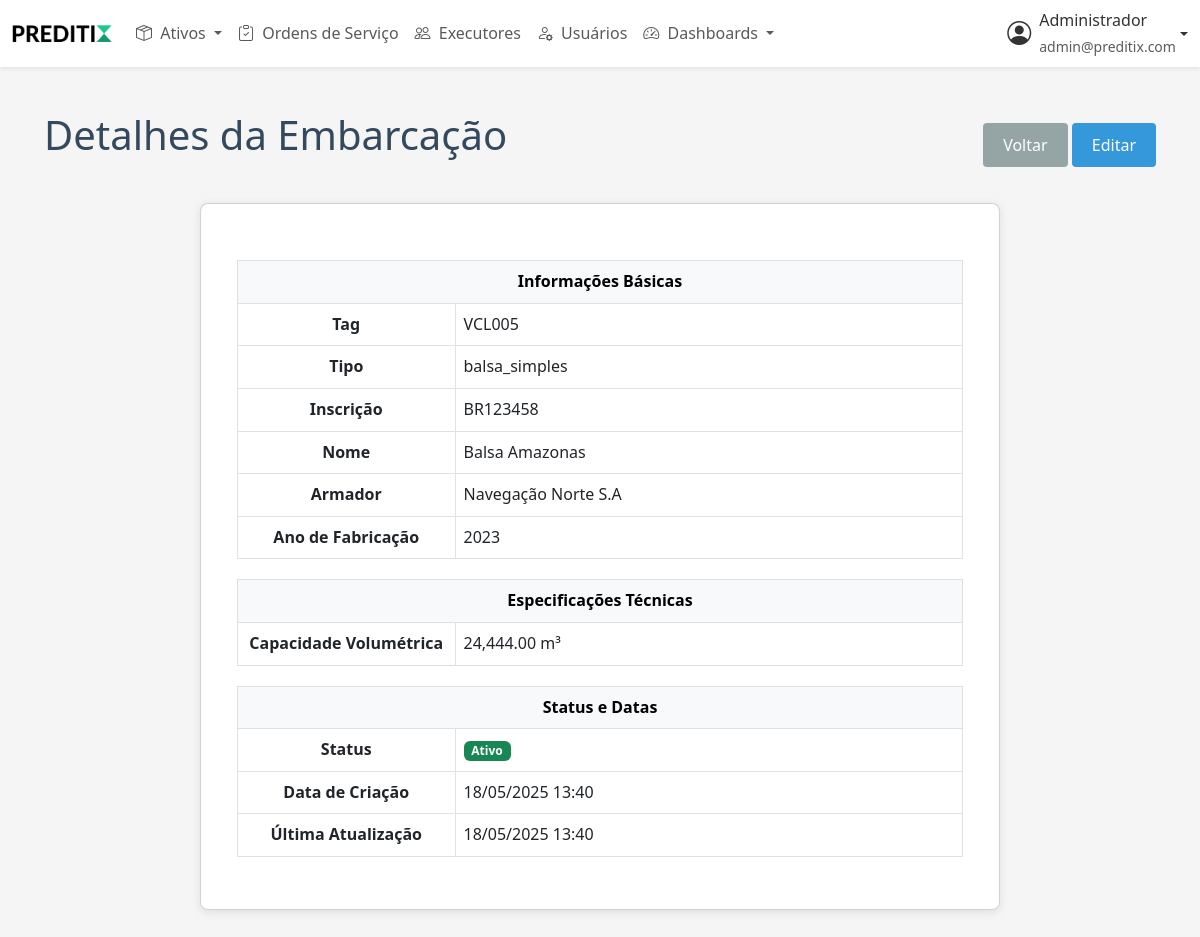
The app's page /detalhes_embarcacao.php?id=4 (signed in) with its own data.
### tables this page shows
CREATE TABLE IF NOT EXISTS `embarcacoes` (
  `id` int NOT NULL AUTO_INCREMENT,
  `tipo` enum('balsa_simples','balsa_motorizada','empurrador') NOT NULL,
  `tag` varchar(50) DEFAULT NULL,
  `inscricao` varchar(50) DEFAULT NULL,
  `nome` varchar(100) NOT NULL,
  `armador` varchar(100) DEFAULT NULL,
  `ano_fabricacao` int DEFAULT NULL,
  `capacidade_volumetrica` decimal(10,2) DEFAULT NULL,
  `foto` varchar(255) DEFAULT NULL,
  `status` enum('ativo','inativo','manutencao') DEFAULT 'ativo',
  `data_criacao` timestamp NULL DEFAULT CURRENT_TIMESTAMP,
  `data_atualizacao` timestamp NULL DEFAULT CURRENT_TIMESTAMP ON UPDATE CURRENT_TIMESTAMP,
  PRIMARY KEY (`id`),
  UNIQUE KEY `tag` (`tag`)
);

### classes/Ativo.php (called while the page is built, shortened)
<?php
require_once __DIR__ . '/Database.php';
abstract class Ativo {
    public function __construct() {
        $this->db = new Database();
    }
}

### classes/Embarcacao.php (called while the page is built, shortened)
<?php
require_once __DIR__ . '/Ativo.php';
class Embarcacao extends Ativo {
    public function buscarPorId($id) {
        $sql = "SELECT * FROM embarcacoes WHERE id = :id";
        $result = $this->db->query($sql, [':id' => $id]);
        return $result ? $result[0] : null;
    }
}

### classes/Database.php (called while the page is built, shortened)
<?php
class Database {
    private $pdo;
    public function __construct() {
        try {
            $this->pdo = new PDO(
                "mysql:host=" . DB_HOST . ";dbname=" . DB_NAME . ";charset=utf8",
                DB_USER,
                DB_PASS,
                [
                    PDO::ATTR_ERRMODE => PDO::ERRMODE_EXCEPTION,
                    PDO::ATTR_DEFAULT_FETCH_MODE => PDO::FETCH_ASSOC,
                    PDO::ATTR_EMULATE_PREPARES => false
                ]
            );
        } catch (PDOException $e) {
            error_log("Erro na conexão com o banco de dados: " . $e->getMessage());
            throw new Exception("Não foi possível conectar ao banco de dados. Por favor, tente novamente mais tarde.");
        }
    }
    public function query($sql, $params = []) {
        try {
            $stmt = $this->pdo->prepare($sql);
            $stmt->execute($params);
            $result = $stmt->fetchAll(PDO::FETCH_ASSOC);
            return is_array($result) ? $result : [];
        } catch (PDOException $e) {
            error_log("Erro na consulta SQL: " . $e->getMessage() . "\nSQL: " . $sql . "\nParâmetros: " . print_r($params, true));
            throw new Exception("Erro ao buscar dados. Por favor, tente novamente mais tarde.");
        }
    }
}

### detalhes_embarcacao.php (the view, shortened to what this page needs)
<?php
require_once 'includes/header.php';
require_once 'classes/Embarcacao.php';
$embarcacao = new Embarcacao();
$id = $_GET['id'] ?? null;
$dados = $embarcacao->buscarPorId($id);
?>
<div class="container">
    <div class="d-flex justify-content-between align-items-center mb-4">
        <h1>Detalhes da Embarcação</h1>
        <div>
            <a href="embarcacoes.php" class="btn btn-secondary">Voltar</a>
            <a href="form_embarcacao.php?id=<?php echo $id; ?>" class="btn btn-primary">Editar</a>
        </div>
    </div>
    <div class="card mx-auto" style="max-width: 800px;">
        <div class="card-body">
            <div class="row">
                <div class="col-md-12">
                    <table class="table table-bordered">
                        <thead class="table-light">
                            <tr>
                                <th colspan="2" class="text-center">Informações Básicas</th>
                            </tr>
                        </thead>
                        <tbody>
                            <tr>
                                <th class="text-center" style="width: 30%;">Tag</th>
                                <td><?php echo htmlspecialchars($dados['tag'] ?? ''); ?></td>
                            </tr>
                            <tr>
                                <th class="text-center" style="width: 30%;">Tipo</th>
                                <td>
                                    <?php echo htmlspecialchars($dados['tipo'] ?? ''); ?>
                                </td>
                            </tr>
                            <tr>
                                <th class="text-center" style="width: 30%;">Inscrição</th>
                                <td><?php echo htmlspecialchars($dados['inscricao'] ?? ''); ?></td>
                            </tr>
                            <tr>
                                <th class="text-center" style="width: 30%;">Nome</th>
                                <td><?php echo htmlspecialchars($dados['nome'] ?? ''); ?></td>
                            </tr>
                            <tr>
                                <th class="text-center" style="width: 30%;">Armador</th>
                                <td><?php echo htmlspecialchars($dados['armador'] ?? ''); ?></td>
                            </tr>
                            <tr>
                                <th class="text-center" style="width: 30%;">Ano de Fabricação</th>
                                <td><?php echo htmlspecialchars($dados['ano_fabricacao'] ?? ''); ?></td>
                            </tr>
                        </tbody>
                    </table>
                    <table class="table table-bordered">
                        <thead class="table-light">
                            <tr>
                                <th colspan="2" class="text-center">Especificações Técnicas</th>
                            </tr>
                        </thead>
                        <tbody>
                            <tr>
                                <th class="text-center" style="width: 30%;">Capacidade Volumétrica</th>
                                <td><?php echo number_format($dados['capacidade_volumetrica'] ?? 0, 2); ?> m³</td>
                            </tr>
                        </tbody>
                    </table>
                    <table class="table table-bordered">
                        <thead class="table-light">
                            <tr>
                                <th colspan="2" class="text-center">Status e Datas</th>
                            </tr>
                        </thead>
                        <tbody>
                            <tr>
                                <th class="text-center" style="width: 30%;">Status</th>
                                <td>
                                    <span class="badge bg-<?php echo $dados['status'] === 'ativo' ? 'success' : ($dados['status'] === 'inativo' ? 'danger' : 'warning'); ?>">
                                        <?php echo ucfirst($dados['status'] ?? ''); ?>
                                    </span>
                                </td>
                            </tr>
                            <tr>
                                <th class="text-center" style="width: 30%;">Data de Criação</th>
                                <td><?php echo date('d/m/Y H:i', strtotime($dados['data_criacao'] ?? '')); ?></td>
                            </tr>
                            <tr>
                                <th class="text-center" style="width: 30%;">Última Atualização</th>
                                <td><?php echo date('d/m/Y H:i', strtotime($dados['data_atualizacao'] ?? '')); ?></td>
                            </tr>
                        </tbody>
                    </table>
                </div>
            </div>
        </div>
    </div>
</div>

### assets/css/style.css (style rules this page uses)
:root { --primary-color: #3498db; --secondary-color: #2ecc71; --danger-color: #e74c3c; --warning-color: #f39c12; --light-color: #ecf0f1; --dark-color: #34495e; --white: #ffffff; --gray: #95a5a6; }
* { margin: 0; padding: 0; box-sizing: border-box; font-family: 'Segoe UI', Tahoma, Geneva, Verdana, sans-serif; }
body { background-color: #f5f5f5; color: #333; line-height: 1.6; }
.container { max-width: 1200px; margin: 0 auto; padding: 20px; }
.card { background-color: var(--white); border-radius: 8px; box-shadow: 0 2px 10px rgba(0, 0, 0, 0.1); padding: 20px; margin-bottom: 20px; }
h1, h2, h3, h4, h5, h6 { margin-bottom: 20px; color: var(--dark-color); }
.btn { display: inline-block; padding: 10px 20px; background-color: var(--primary-color); color: white; border: none; border-radius: 4px; cursor: pointer; text-decoration: none; font-size: 16px; transition: background-color 0.3s; }
.btn-primary { background-color: var(--primary-color); }
.btn-secondary { background-color: var(--gray); }
table { width: 100%; border-collapse: collapse; margin-top: 20px; }
th, td { padding: 12px 15px; text-align: left; border-bottom: 1px solid #ddd; }
th { background-color: var(--primary-color); color: white; }

### includes/header.php (style rules this page uses)
.card-body { padding: 1rem; }

### records on screen
embarcacoes: tag "VCL005", tipo "balsa_simples", inscricao "BR123458", nome "Balsa Amazonas", armador "Navegação Norte S.A", ano_fabricacao "2023", capacidade_volumetrica "24,444.00", status "Ativo", data_criacao "18/05/2025 13:40", data_atualizacao "18/05/2025 13:40"

### other values on screen
$_SESSION['usuario_nome'] "Administrador"
$_SESSION['usuario_email'] "admin@preditix.com"
